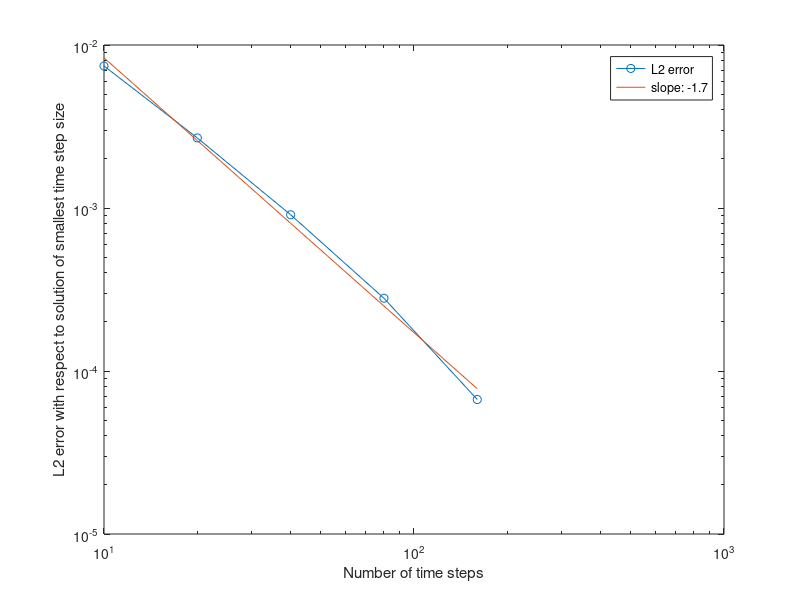

Write MATLAB code to recreate this figure.
function convergenceTau

m = [10; 20; 40; 80; 160];

tau = [0.1; 0.05; 0.025; 0.0125; 0.00625];

eL2 = [0.0235131; 0.0120338; 0.00574872; 0.00250075; 0.00084534];

eL2 = sqrt(tau) .* eL2;

p = polyfit(log(m), log(eL2), 1);       % result: p = [-1.6862, -0.9034]

figure()
loglog(m, eL2, '-o')
hold on
loglog(m, exp(p(1)*log(m) + p(2)))
xlabel('Number of time steps')
ylabel('L2 error with respect to solution of smallest time step size');
legend('L2 error', 'slope: -1.7');
